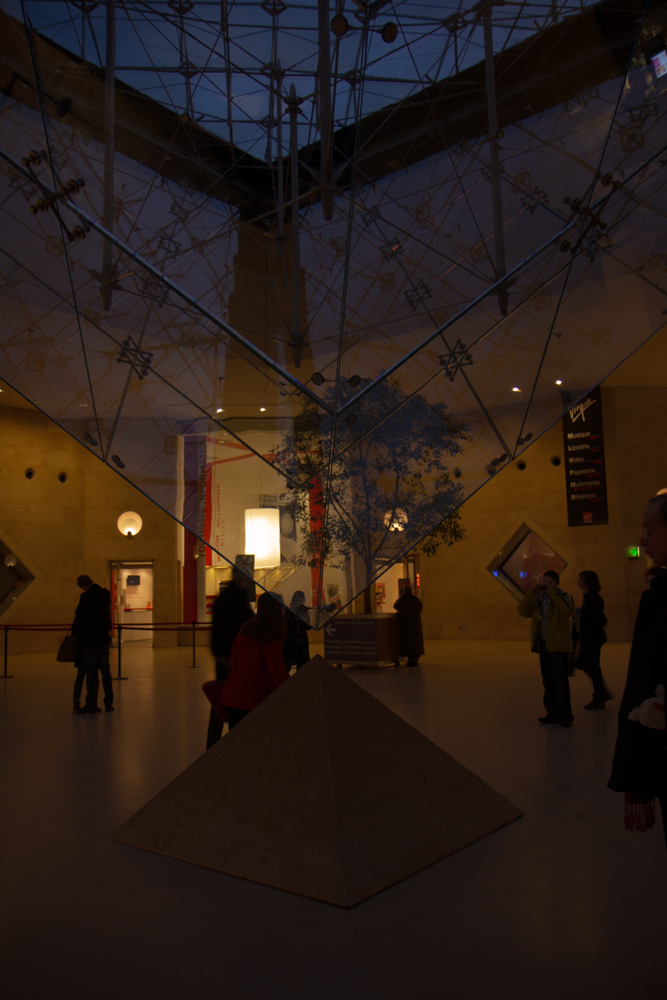
#> input picture assets/test/a0565-NKIM_MG_6637.png, 667 x 1000 px, shrunk from 1280 x 1920 before the run
$ python -i __init__.py   (imports and definitions only)
#> lines starting #> are read from the running program, lines starting #| are printed output that depends on the picture
#> further down, picture is the input picture: shape (1000, 667, 3); mean B, G, R 23.7, 30.5, 43.7
# Adapted for 16-bit from https://github.com/Utkarsh-Deshmukh/Single-Image-Dehazing-Python/blob/master/image_dehazer/__init__.py
# which is based on Efficient Image Dehazing with Boundary Constraint and Contextual Regularization

import cv2
import numpy as np
import copy
import tifffile
import numpy as np
from PIL import Image


# [25 lines left out: function read_image, not called in this run]


class image_dehazer():
    def __init__(self, norm_factor=255.0, airlightEstimation_windowSze=15, boundaryConstraint_windowSze=3,
                 C0=20, C1=300, regularize_lambda=0.1, sigma=0.5, delta=0.85, showHazeTransmissionMap=True):
        self.norm_factor = norm_factor  # Store normalization factor (255 or 65535)
        self.airlightEstimation_windowSze = airlightEstimation_windowSze
        self.boundaryConstraint_windowSze = boundaryConstraint_windowSze
        self.C0 = C0 / self.norm_factor  # Normalize thresholds
        self.C1 = C1 / self.norm_factor  # Normalize thresholds
        self.regularize_lambda = regularize_lambda
        self.sigma = sigma
        self.delta = delta
        self.showHazeTransmissionMap = showHazeTransmissionMap
        self._A = []
        self._transmission = []
        self._WFun = []

    def __AirlightEstimation(self, HazeImg):
        if len(HazeImg.shape) == 3:
            for ch in range(HazeImg.shape[2]):
                kernel = np.ones((self.airlightEstimation_windowSze, self.airlightEstimation_windowSze), np.uint8)
                minImg = cv2.erode(HazeImg[:, :, ch], kernel)
                self._A.append(minImg.max())
#> after the loop, self._A = [250, 251, 255]
        else:
            kernel = np.ones((self.airlightEstimation_windowSze, self.airlightEstimation_windowSze), np.uint8)
            minImg = cv2.erode(HazeImg, kernel)
            self._A.append(minImg.max())


    def __BoundCon(self, HazeImg):
        if len(HazeImg.shape) == 3:
            t_b = np.maximum((self._A[0] - HazeImg[:, :, 0]) / (self._A[0] - self.C0),
                             (HazeImg[:, :, 0] - self._A[0]) / (self.C1 - self._A[0]))
            t_g = np.maximum((self._A[1] - HazeImg[:, :, 1]) / (self._A[1] - self.C0),
                             (HazeImg[:, :, 1] - self._A[1]) / (self.C1 - self._A[1]))
            t_r = np.maximum((self._A[2] - HazeImg[:, :, 2]) / (self._A[2] - self.C0),
                             (HazeImg[:, :, 2] - self._A[2]) / (self.C1 - self._A[2]))

            MaxVal = np.maximum(t_b, t_g, t_r)
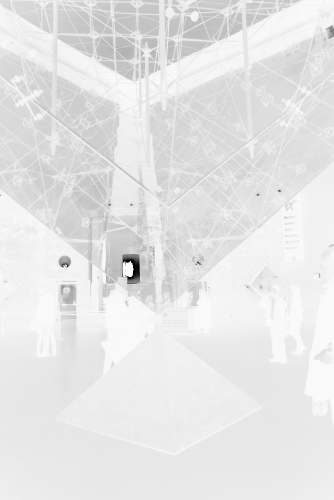
#> MaxVal: shape (1000, 667) float64 (shown at 1/2 size); min 0, max 1.02, mean 0.917; drawn with min black and max white
            self._Transmission = np.minimum(MaxVal, 1.0)
        else:
            self._Transmission = np.maximum((self._A[0] - HazeImg) / (self._A[0] - self.C0),
                                            (HazeImg - self._A[0]) / (self.C1 - self._A[0]))
            self._Transmission = np.minimum(self._Transmission, 1.0)


    def __LoadFilterBank(self):
        KirschFilters = []
        KirschFilters.append(np.array([[-3, -3, -3], [-3, 0, 5], [-3, 5, 5]]))
        KirschFilters.append(np.array([[-3, -3, -3], [-3, 0, -3], [5, 5, 5]]))
        KirschFilters.append(np.array([[-3, -3, -3], [5, 0, -3], [5, 5, -3]]))
        KirschFilters.append(np.array([[5, -3, -3], [5, 0, -3], [5, -3, -3]]))
        KirschFilters.append(np.array([[5, 5, -3], [5, 0, -3], [-3, -3, -3]]))
        KirschFilters.append(np.array([[5, 5, 5], [-3, 0, -3], [-3, -3, -3]]))
        KirschFilters.append(np.array([[-3, 5, 5], [-3, 0, 5], [-3, -3, -3]]))
        KirschFilters.append(np.array([[-3, -3, 5], [-3, 0, 5], [-3, -3, 5]]))
        KirschFilters.append(np.array([[-1, -1, -1], [-1, 8, -1], [-1, -1, -1]]))
        return (KirschFilters)

    def __CalculateWeightingFunction(self, HazeImg, Filter):

        # Computing the weight function... Eq (17) in the paper

        HazeImageDouble = HazeImg.astype(float) / 255.0
        if (len(HazeImg.shape) == 3):
            Red = HazeImageDouble[:, :, 2]
            d_r = self.__circularConvFilt(Red, Filter)

            Green = HazeImageDouble[:, :, 1]
            d_g = self.__circularConvFilt(Green, Filter)

            Blue = HazeImageDouble[:, :, 0]
            d_b = self.__circularConvFilt(Blue, Filter)

            return (np.exp(-((d_r ** 2) + (d_g ** 2) + (d_b ** 2)) / (2 * self.sigma * self.sigma)))
        else:
            d = self.__circularConvFilt(HazeImageDouble, Filter)
            return (np.exp(-((d ** 2) + (d ** 2) + (d ** 2)) / (2 * self.sigma * self.sigma)))

    def __circularConvFilt(self, Img, Filter):
        FilterHeight, FilterWidth = Filter.shape
        assert (FilterHeight == FilterWidth), 'Filter must be square in shape --> Height must be same as width'
        assert (FilterHeight % 2 == 1), 'Filter dimension must be a odd number.'

        filterHalsSize = int((FilterHeight - 1) / 2)
        rows, cols = Img.shape
        PaddedImg = cv2.copyMakeBorder(Img, filterHalsSize, filterHalsSize, filterHalsSize, filterHalsSize,
                                       borderType=cv2.BORDER_WRAP)
        FilteredImg = cv2.filter2D(PaddedImg, -1, Filter)
        Result = FilteredImg[filterHalsSize:rows + filterHalsSize, filterHalsSize:cols + filterHalsSize]
        return (Result)

    def __CalTransmission(self, HazeImg):
        rows, cols = self._Transmission.shape

        KirschFilters = self.__LoadFilterBank()

        # Normalize the filters
        for idx, currentFilter in enumerate(KirschFilters):
            KirschFilters[idx] = KirschFilters[idx] / np.linalg.norm(currentFilter)

        # Calculate Weighting function --> [rows, cols. numFilters] --> One Weighting function for every filter
        WFun = []
        for idx, currentFilter in enumerate(KirschFilters):
            WFun.append(self.__CalculateWeightingFunction(HazeImg, currentFilter))
#> this loop made 9 passes
#> pass 1, in __CalculateWeightingFunction, `Red = HazeImageDouble[:, :, 2]`:
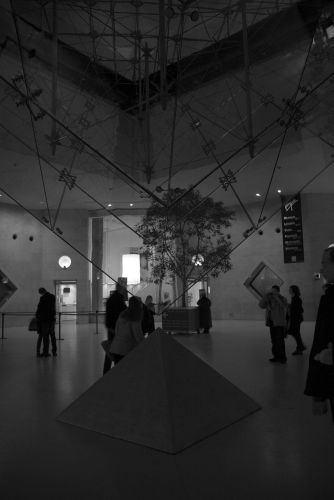
#> Red: shape (1000, 667) float64 (shown at 1/2 size); min 0, max 1, mean 0.172
#> pass 1, in __circularConvFilt, `FilteredImg = cv2.filter2D(PaddedImg, -1, Filter)`:
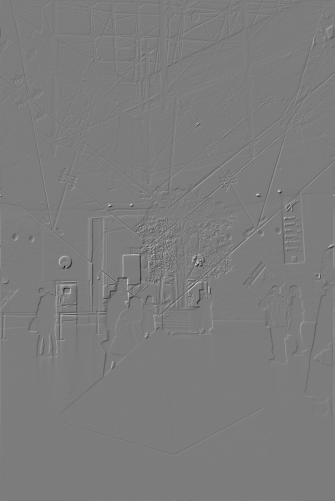
#> FilteredImg: shape (1002, 669) float64 (shown at 1/2 size); min -0.757, max 0.79, mean 3.05e-17; drawn with min black and max white
#> after the loop, WFun = 9 items

        # Precompute the constants that are later needed in the optimization step
        tF = np.fft.fft2(self._Transmission)
        DS = 0

        for i in range(len(KirschFilters)):
            D = self.__psf2otf(KirschFilters[i], (rows, cols))
            # D = psf2otf(KirschFilters[i], (rows, cols))
            DS = DS + (abs(D) ** 2)
#> this loop made 9 passes
#> pass 1, in __CalTransmission, `DS = DS + (abs(D) ** 2)`:
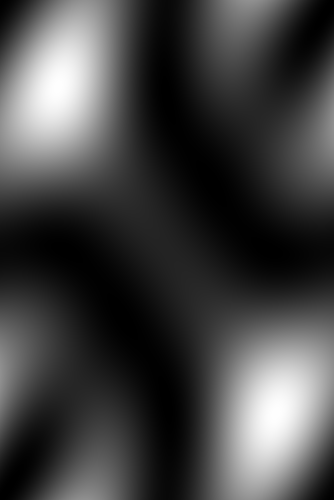
#> DS: shape (1000, 667) float64 (shown at 1/2 size); min 2.77e-32, max 3.82, mean 1; drawn with min black and max white
#> after the loop:
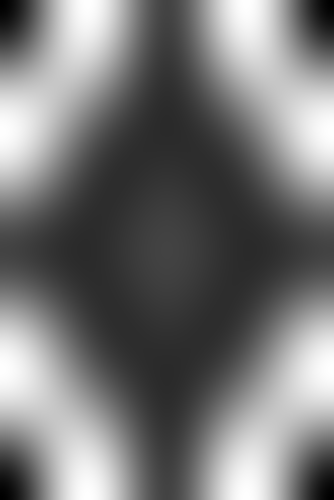
#> DS: shape (1000, 667) float64 (shown at 1/2 size); min 1.91e-31, max 19.53, mean 9; drawn with min black and max white

        # Cyclic loop for refining t and u --> Section III in the paper
        beta = 1  # Start Beta value --> selected from the paper
        beta_max = 2 ** 4  # Selected from the paper --> Section III --> "Scene Transmission Estimation"
        beta_rate = 2 * np.sqrt(2)  # Selected from the paper

        while (beta < beta_max):
            gamma = self.regularize_lambda / beta

            # Fixing t first and solving for u
            DU = 0
            for i in range(len(KirschFilters)):
                dt = self.__circularConvFilt(self._Transmission, KirschFilters[i])
                u = np.maximum((abs(dt) - (WFun[i] / (len(KirschFilters) * beta))), 0) * np.sign(dt)
                DU = DU + np.fft.fft2(self.__circularConvFilt(u, cv2.flip(KirschFilters[i], -1)))

            # Fixing u and solving t --> Equation 26 in the paper
            # Note: In equation 26, the Numerator is the "DU" calculated in the above part of the code
            # In the equation 26, the Denominator is the DS which was computed as a constant in the above code

            self._Transmission = np.abs(np.fft.ifft2((gamma * tF + DU) / (gamma + DS)))
            beta = beta * beta_rate
#> this loop made 3 passes
#> gamma on passes 1 to 3: 0.1, 0.0354, 0.0125
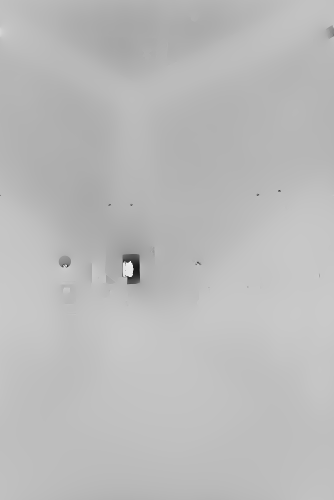
#> self._Transmission: shape (1000, 667) float64 (shown at 1/2 size); min 0.193, max 1.18, mean 0.917; drawn with min black and max white
#> after the loop, beta = 22.63

        # if (self.showHazeTransmissionMap):
        #     cv2.imshow("Haze Transmission Map", self._Transmission)
        #     cv2.waitKey(1)

    def __removeHaze(self, HazeImg):
        epsilon = 0.0001
        Transmission = np.power(np.maximum(abs(self._Transmission), epsilon), self.delta)

        HazeCorrectedImage = np.copy(HazeImg)
        if len(HazeImg.shape) == 3:
            for ch in range(HazeImg.shape[2]):
                temp = ((HazeImg[:, :, ch] - self._A[ch]) / Transmission) + self._A[ch]
                temp = np.clip(temp, 0, 1.0)  # Ensure valid range for 8-bit/16-bit
                HazeCorrectedImage[:, :, ch] = temp
#> this loop made 3 passes
#> pass 2, in __removeHaze, `temp = ((HazeImg[:, :, ch] - self._A[ch]) / Transmission) + self._A[ch]`:
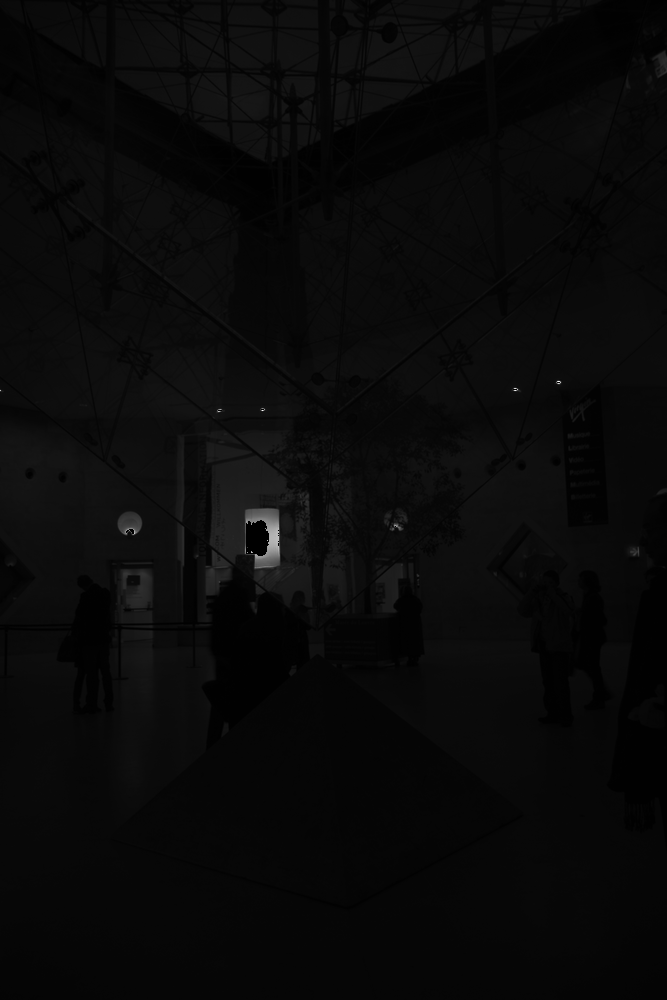
#> temp: shape (1000, 667) float64; min 251, max 1249.8, mean 289.6; drawn with min black and max white
        else:
            temp = ((HazeImg - self._A[0]) / Transmission) + self._A[0]
            temp = np.clip(temp, 0, 1.0)
            HazeCorrectedImage = temp
        return HazeCorrectedImage


    def __psf2otf(self, psf, shape):
        '''
            this code is taken from:
            https://pypi.org/project/pypher/
        '''
        """
        Convert point-spread function to optical transfer function.

        Compute the Fast Fourier Transform (FFT) of the point-spread
        function (PSF) array and creates the optical transfer function (OTF)
        array that is not influenced by the PSF off-centering.
        By default, the OTF array is the same size as the PSF array.

        To ensure that the OTF is not altered due to PSF off-centering, PSF2OTF
        post-pads the PSF array (down or to the right) with zeros to match
        dimensions specified in OUTSIZE, then circularly shifts the values of
        the PSF array up (or to the left) until the central pixel reaches (1,1)
        position.

        Parameters
        ----------
        psf : `numpy.ndarray`
            PSF array
        shape : int
            Output shape of the OTF array

        Returns
        -------
        otf : `numpy.ndarray`
            OTF array

        Notes
        -----
        Adapted from MATLAB psf2otf function

        """
        if np.all(psf == 0):
            return np.zeros_like(psf)

        inshape = psf.shape
        # Pad the PSF to outsize
        psf = self.__zero_pad(psf, shape, position='corner')

        # Circularly shift OTF so that the 'center' of the PSF is
        # [0,0] element of the array
        for axis, axis_size in enumerate(inshape):
            psf = np.roll(psf, -int(axis_size / 2), axis=axis)

        # Compute the OTF
        otf = np.fft.fft2(psf)

        # Estimate the rough number of operations involved in the FFT
        # and discard the PSF imaginary part if within roundoff error
        # roundoff error  = machine epsilon = sys.float_info.epsilon
        # or np.finfo().eps
        n_ops = np.sum(psf.size * np.log2(psf.shape))
        otf = np.real_if_close(otf, tol=n_ops)

        return otf

    def __zero_pad(self, image, shape, position='corner'):
        """
        Extends image to a certain size with zeros

        Parameters
        ----------
        image: real 2d `numpy.ndarray`
            Input image
        shape: tuple of int
            Desired output shape of the image
        position : str, optional
            The position of the input image in the output one:
                * 'corner'
                    top-left corner (default)
                * 'center'
                    centered

        Returns
        -------
        padded_img: real `numpy.ndarray`
            The zero-padded image

        """
        shape = np.asarray(shape, dtype=int)
        imshape = np.asarray(image.shape, dtype=int)

        if np.all(imshape == shape):
            return image

        if np.any(shape <= 0):
            raise ValueError("ZERO_PAD: null or negative shape given")

        dshape = shape - imshape
        if np.any(dshape < 0):
            raise ValueError("ZERO_PAD: target size smaller than source one")

        pad_img = np.zeros(shape, dtype=image.dtype)

        idx, idy = np.indices(imshape)

        if position == 'center':
            if np.any(dshape % 2 != 0):
                raise ValueError("ZERO_PAD: source and target shapes "
                                 "have different parity.")
            offx, offy = dshape // 2
        else:
            offx, offy = (0, 0)

        pad_img[idx + offx, idy + offy] = image

        return pad_img

    def remove_haze(self, HazeImg):
        self.__AirlightEstimation(HazeImg)
        self.__BoundCon(HazeImg)
        self.__CalTransmission(HazeImg)
        haze_corrected_img = self.__removeHaze(HazeImg)
        HazeTransmissionMap = self._Transmission
        return (haze_corrected_img, HazeTransmissionMap)


# [15 lines left out: function remove_haze, not called in this run]

>>> import cv2
>>> picture = cv2.imread('../../assets/test/a0565-NKIM_MG_6637.png')
>>> result = image_dehazer().remove_haze(picture)
